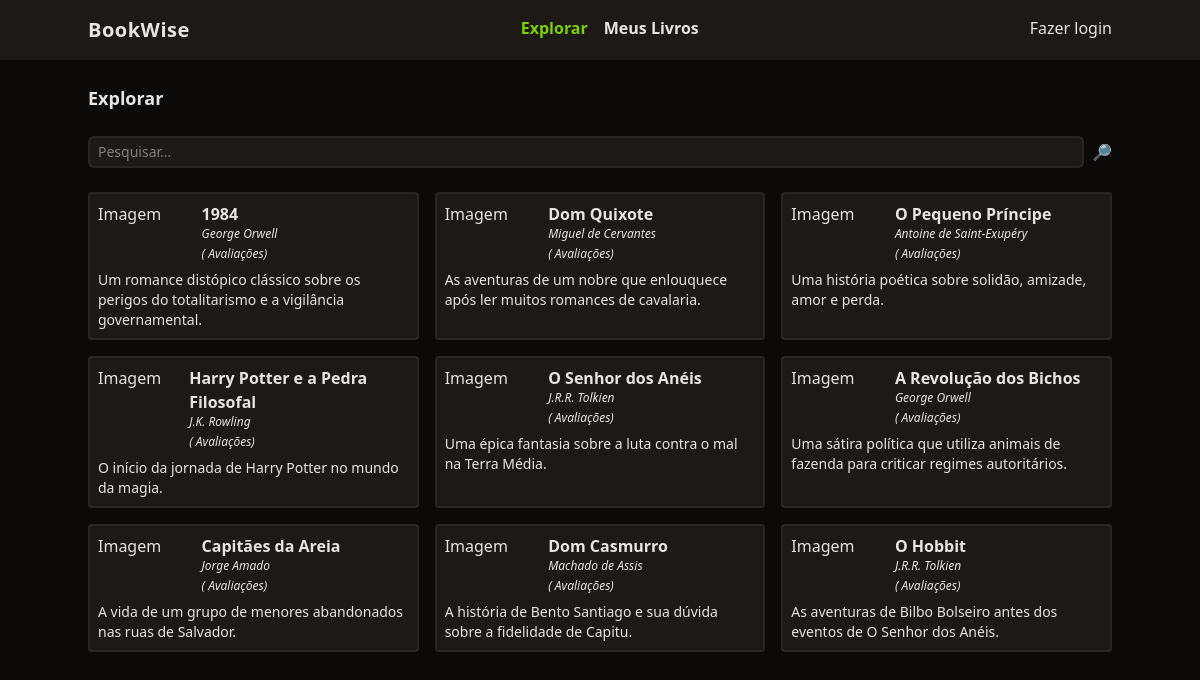
The page / on the database its author committed.
### tables this page shows
CREATE TABLE livros(
  id integer primary key autoincrement,
  titulo varchar(255),
  autor varchar(100),
  descricao text,
  ano_lancamento integer,
  usuario_id integer,
  foreign key(usuario_id) references usuarios(id) on delete cascade
);

### functions.php (called while the page is built, shortened)
<?php
function view($viewName, $data = [])
{
  require "views/template/app.php";
}
function config($chave = null)
{
  $config = require 'config.php';
  if (strlen($chave) > 0) {
    return $config[$chave];
  }
  return $config;
}
function auth()
{
  if (!isset($_SESSION['auth'])) {
    return null;
  }
  return $_SESSION['auth'];
}

### controllers/index.controller.php (called while the page is built)
<?php
$pesquisar = $_REQUEST["pesquisar"] ?? "";
$livros = $DB->query('select * from livros where titulo like :filtro or autor like :filtro or descricao like :filtro', Livro::class, ['filtro' => "%$pesquisar%"])->fetchAll();
view("index", ["livros" => $livros]);

### routes.php (called while the page is built, shortened)
<?php
$path = parse_url($_SERVER["REQUEST_URI"])["path"];
$controller = str_replace("/", "", $path);
if (!$controller) $controller = 'index';
$controllerFile = "controllers/{$controller}.controller.php";
require $controllerFile;

### index.php (called while the page is built, shortened)
<?php
require "functions.php";
$config = require 'config.php';
require 'Database.php';
require 'routes.php';

### config.php (called while the page is built)
<?php
return [
  "database" => [
    'driver' => 'sqlite',
    'database' => 'database.sqlite',
  ]
];

### Database.php (called while the page is built)
<?php
class Database
{
  private $db;
  public function __construct($config)
  {
    $this->db = new PDO($this->getDsn($config));
  }
  private function getDsn($config)
  {
    $driver = $config['driver'];
    unset($config['driver']);
    $dsn = $driver . ":" . http_build_query($config, '', ':');
    if ($driver == 'sqlite') {
      $dsn = $driver . ":" . $config['database'];
    }
    return $dsn;
  }
  public function query($query, $class = null, $params = [])
  {
    $prepare = $this->db->prepare($query);
    if ($class) {
      $prepare->setFetchMode(PDO::FETCH_CLASS, $class);
    }
    $prepare->execute($params);
    return $prepare;
  }
}
$DB = new Database(config('database'));

### views/index.view.php (the view)
<h1 class="mt-6 font-bold text-lg mt-6">Explorar</h1>
<form class="w-full flex space-x-2 mt-6">
  <input type="text" name="pesquisar" class="border-stone-800 bg-stone-900 text-sm border-2 rounded-md focus:outline-none px-2 py-1 w-full" placeholder="Pesquisar..." name="pesquisar" />
  <button type="submit">🔎</button>
</form>
<section class="grid grid-cols-1 md:grid-cols-2 lg:grid-cols-3 gap-4">
  <?php foreach ($livros as $livro) { ?>
    <div class="p-2 border-stone-800 border-2 rounded bg-stone-900">
      <div class="flex">
        <div class="w-1/3">
          Imagem
        </div>
        <div class="space-y-1">
          <a href="/livro?id=<?= $livro->id ?>" class="font-semibold hover:underline"><?= $livro->titulo ?></a>
          <div class="text-xs italic"><?= $livro->autor ?></div>
          <div class="text-xs italic"><?= str_repeat("⭐", $livro->avaliacoes) ?> (<?= $livro->avaliacoes ?> Avaliações)</div>
        </div>
      </div>
      <div class="text-sm mt-2">
        <?= $livro->descricao ?>
      </div>
    </div>
  <?php } ?>
</section>

### views/template/app.php (shortened to what this page needs)
<!DOCTYPE html>
<html lang="en">
<head>
  <script src="https://cdn.jsdelivr.net/npm/@tailwindcss/browser@4"></script>
</head>
<body class="bg-stone-950 text-stone-200">
  <header class="bg-stone-900">
    <nav class="mx-auto max-w-screen-lg flex justify-between py-4">
      <div class="font-bold text-xl tracking-wide">
        BookWise
      </div>
      <ul class="flex space-x-4 font-bold">
        <li><a href="/" class="text-lime-500">Explorar</a></li>
        <li><a href="/meus-livros" class="hover:underline">Meus Livros</a></li>
      </ul>
      <ul>
        <?php if (auth()): ?>
          <li><a href="/logout" class="hover:underline">Oi, <?= auth()->nome ?></a></li>
        <?php else: ?>
          <li><a href="/login" class="hover:underline">Fazer login</a></li>
        <?php endif; ?>
      </ul>
    </nav>
  </header>
  <main class="mx-auto max-w-screen-lg space-y-6">
    <?php require "views/{$view}.view.php"; ?>
  </main>
</body>
</html>

### rows shown on the page
livros: titulo "1984", autor "George Orwell", descricao "Um romance distópico clássico sobre os perigos do totalitarismo e a vigilância governamental."
livros: titulo "Dom Quixote", autor "Miguel de Cervantes", descricao "As aventuras de um nobre que enlouquece após ler muitos romances de cavalaria."
livros: titulo "O Pequeno Príncipe", autor "Antoine de Saint-Exupéry", descricao "Uma história poética sobre solidão, amizade, amor e perda."
livros: titulo "Harry Potter e a Pedra Filosofal", autor "J.K. Rowling", descricao "O início da jornada de Harry Potter no mundo da magia."
livros: titulo "O Senhor dos Anéis", autor "J.R.R. Tolkien", descricao "Uma épica fantasia sobre a luta contra o mal na Terra Média."
livros: titulo "A Revolução dos Bichos", autor "George Orwell", descricao "Uma sátira política que utiliza animais de fazenda para criticar regimes autoritários."
livros: titulo "Capitães da Areia", autor "Jorge Amado", descricao "A vida de um grupo de menores abandonados nas ruas de Salvador."
livros: titulo "Dom Casmurro", autor "Machado de Assis", descricao "A história de Bento Santiago e sua dúvida sobre a fidelidade de Capitu."
livros: titulo "O Hobbit", autor "J.R.R. Tolkien", descricao "As aventuras de Bilbo Bolseiro antes dos eventos de O Senhor dos Anéis."
